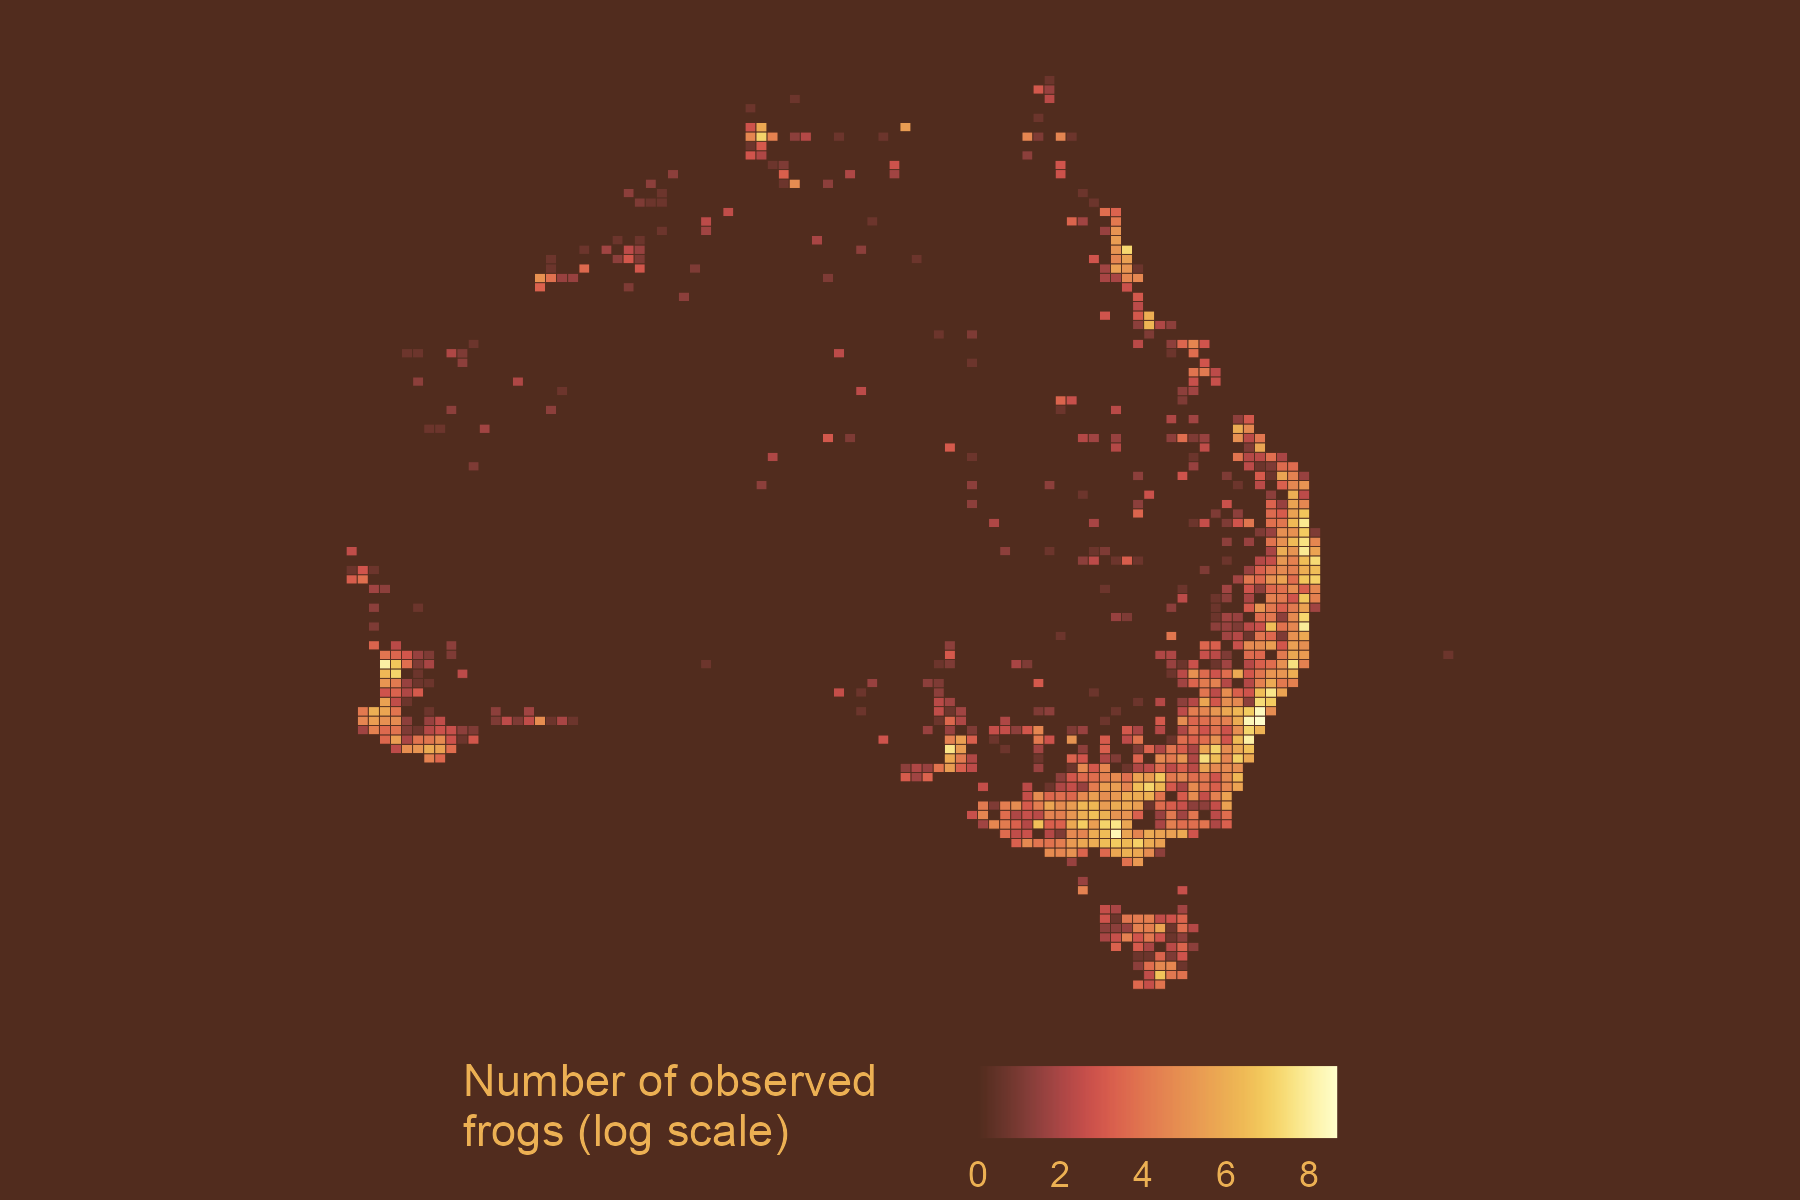

Recreate this plot in R.
setwd("~/Desktop/TidyTuesday")

library(tidyverse)
library(sf)
library(scico)

tuesdata = tidytuesdayR::tt_load('2025-09-02')
frogID_data = tuesdata$frogID
frog_names = tuesdata$frog_names

frog_data_st = frogID_data %>%
  sf::st_as_sf(coords = c("decimalLongitude", "decimalLatitude"), crs = 4326)

grid = sf::st_make_grid(frog_data_st, n = c(100, 100)) %>%
  sf::st_as_sf() %>%
  mutate(ID = row_number())

frog_data_grid = frog_data_st %>%
  select(scientificName) %>%
  sf::st_join(grid) %>%
  group_by(ID) %>%
  summarise(n_obs = n(),
            n_spec = n_distinct(scientificName)) %>%
  sf::st_drop_geometry() %>%
  right_join(grid, by = "ID") %>%
  sf::st_as_sf() %>%
  mutate(n_obs_log = log(n_obs)) %>%
  mutate(n_obs = ifelse(is.na(n_obs), 0, n_obs),
         n_spec = ifelse(is.na(n_spec), 0, n_spec),
         n_obs_log = ifelse(is.na(n_obs_log), 0, n_obs_log))

colors = scico(n = 256, palette = "lajolla", direction = 1, begin = .2)
start_color = colors[1]
end_color = colors[length(colors)]

(p = ggplot() + theme_void() +
    geom_sf(data = frog_data_grid, aes(fill = n_obs_log), color = NA, linewidth = 0.0) +
    scico::scale_fill_scico(palette = 'lajolla', direction = 1, begin = .2,
                            name = 'Number of observations \n(log scale)') +
    theme(legend.position = 'bottom',
          legend.direction = 'horizontal',
          legend.ticks = element_blank(),
          text = element_text(family = 'Arial', color = colors[180]),
          plot.background = element_rect(fill = start_color, color = start_color)))
  
ggsave('20250902.png', p, width = 6, height = 4, dpi = 300)

